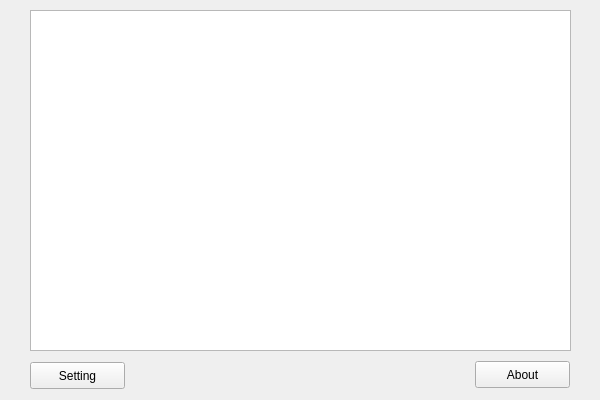
<?xml version="1.0" encoding="UTF-8"?>
<ui version="4.0">
 <class>MyQiniu</class>
 <widget class="QMainWindow" name="MyQiniu">
  <property name="geometry">
   <rect>
    <x>0</x>
    <y>0</y>
    <width>600</width>
    <height>400</height>
   </rect>
  </property>
  <property name="minimumSize">
   <size>
    <width>600</width>
    <height>400</height>
   </size>
  </property>
  <property name="maximumSize">
   <size>
    <width>600</width>
    <height>400</height>
   </size>
  </property>
  <property name="windowTitle">
   <string>MyQiniu</string>
  </property>
  <widget class="QWidget" name="centralWidget">
   <widget class="QTextEdit" name="textEdit">
    <property name="geometry">
     <rect>
      <x>30</x>
      <y>10</y>
      <width>541</width>
      <height>341</height>
     </rect>
    </property>
   </widget>
   <widget class="QPushButton" name="settingPushButton">
    <property name="geometry">
     <rect>
      <x>30</x>
      <y>362</y>
      <width>95</width>
      <height>27</height>
     </rect>
    </property>
    <property name="text">
     <string>Setting</string>
    </property>
   </widget>
   <widget class="QPushButton" name="aboutPushButton">
    <property name="geometry">
     <rect>
      <x>475</x>
      <y>361</y>
      <width>95</width>
      <height>27</height>
     </rect>
    </property>
    <property name="text">
     <string>About</string>
    </property>
   </widget>
  </widget>
 </widget>
 <layoutdefault spacing="6" margin="11"/>
 <resources/>
 <connections/>
</ui>
